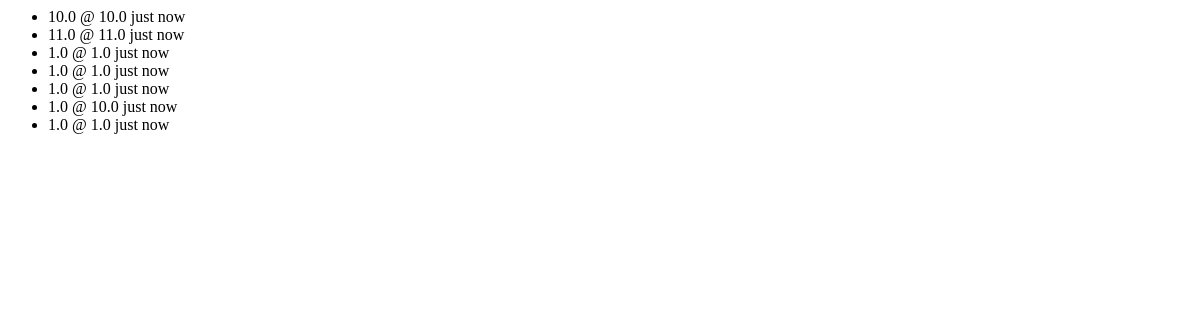
/ui/trades, run on an earlier commit of the app's database.
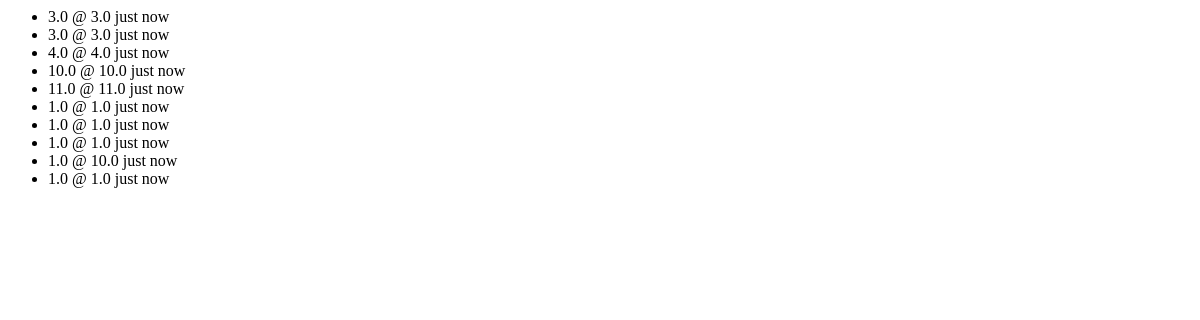
And on a later commit of the database.
### app/models.py (models this page shows)
class TradeProjection(Base):
    __tablename__ = "trades"
    id = Column(Integer, primary_key=True)
    buy_order_id = Column(Integer, nullable=False)
    sell_order_id = Column(Integer, nullable=False)
    price = Column(Float, nullable=False)
    quantity = Column(Float, nullable=False)
    side = Column(SqlEnum(OrderSide), nullable=False)
    timestamp = Column(DateTime(timezone=True), server_default=func.now())

### app/ui/views.py (the view)
@ui_router.get("/ui/trades", response_class=HTMLResponse)
async def ui_trades(request: Request, db=Depends(get_db)):
    trades = await get_recent_trades(db)
    trades_data = [
        {
            "side": "buy"
            if t.buy_order_id < t.sell_order_id
            else "sell",  # or use actual field if you store side
            "price": t.price,
            "quantity": t.quantity,
            "time": "just now",  # You can add timestamp formatting if needed
        }
        for t in trades
    ]
    return templates.TemplateResponse(
        "partials/trades.html", {"request": request, "trades": trades_data}
    )

### app/templates/partials/trades.html (shortened to what this page needs)
<ul class="max-h-64 overflow-y-auto px-4 py-2 space-y-1">
    {% for trade in trades %}
    <li
        id="trade-{{ trade.buy_order_id }}-{{ trade.sell_order_id }}"
        class="flex justify-between text-sm px-2 py-1 rounded {% if trade.side == 'buy' %}bg-green-50 text-green-800 {% else %}bg-red-50 text-red-800{% endif %}"
    >
        <span>{{ trade.quantity }} @ {{ trade.price }}</span>
        <span class="text-gray-400 text-xs">{{ trade.time }}</span>
    </li>
    {% endfor %}
</ul>

What changed in the data, as far as the page shows it:
added TradeProjection: quantity "3.0", price "3.0", time "just now"
added TradeProjection: quantity "3.0", price "3.0", time "just now"
added TradeProjection: quantity "4.0", price "4.0", time "just now"
